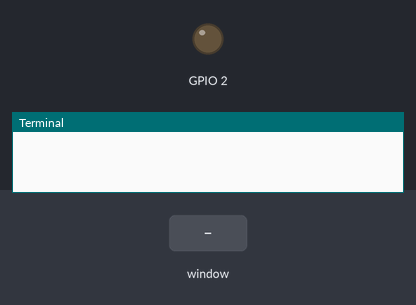
The program below on a simulated Raspberry Pi (BCM pin numbers). Parts: output pins drawn as LEDs (lit = HIGH), the last lines printed to the terminal. The inputs (shaded band) are chosen by the test bench. The desktop window is not drawn, its controls go by their first labels and the mouse button is held 0.15 s.

Above: at 1.2 s.
1.3 s: control labelled "Encender" in the window clicked
At 2.4 s:
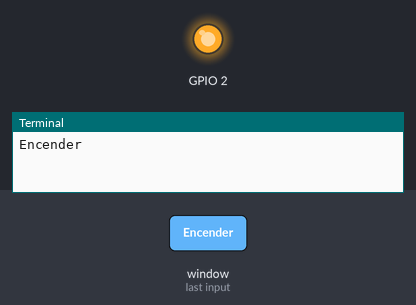
2.8 s: control labelled "Apagar" in the window clicked
At 3.5 s:
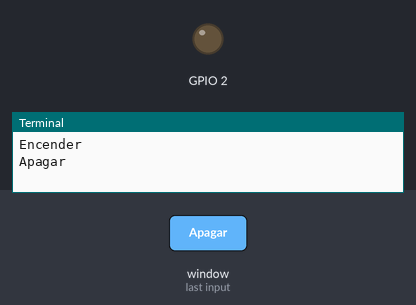
Timing chart, 0 to 5.8 s (numbered marks = the images above; inputs shaded):
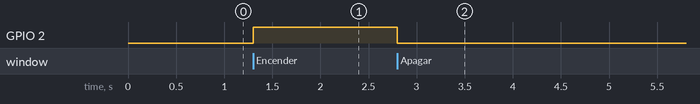

The program:

clase06_Ejemplo04_LedBotones.py
```python
import tkinter as tk
import RPi.GPIO as GPIO

def apagar():
    print("Apagar")
    GPIO.output(2, GPIO.LOW)
    etiqueta.set("Apagado")

def encender():
    print("Encender")
    GPIO.output(2, GPIO.HIGH)
    etiqueta.set("Encendido")


GPIO.setmode(GPIO.BCM)
GPIO.setup(2, GPIO.OUT)

GPIO.output(2, GPIO.LOW)

w= tk.Tk()

etiqueta= tk.StringVar()
etiqueta.set("Apagado")

fm= tk.Frame(w)
fm.grid(row=0, column=0)

b1= tk.Button(fm, text="Apagar", command= apagar)
b1.grid(row=1, column=0)

b2= tk.Button(fm, text="Encender", command= encender)
b2.grid(row=1, column=1)

lb= tk.Label(fm, textvariable=etiqueta)
lb.grid(row=2, column=0,columnspan=2)

w.mainloop()
```

Measured:
- after the input at 1.3 s, GPIO 2: LOW → HIGH at once
- after the input at 2.8 s, GPIO 2: HIGH → LOW at once
